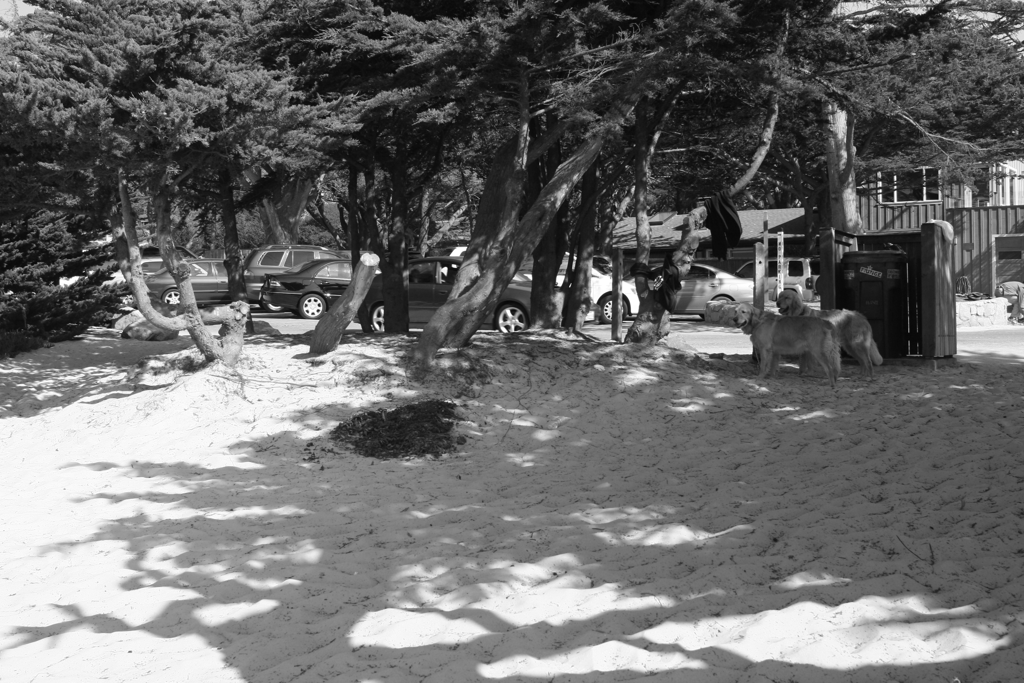
#> input picture data/carmel/carmel-00.png, 1024 x 683 px
$ jupyter execute report.ipynb
#> lines starting #> are read from the running program, lines starting #| are printed output that depends on the picture
### assignment_code.py
import numpy as np
import cv2
from pprint import pprint
from scipy import ndimage
from skimage.feature import corner_peaks
from sklearn.metrics import pairwise_distances
import matplotlib.pyplot as plt
from imutils import paths
from scipy import signal

# 1
def imfilter(I, filter)->np.ndarray:
    I_f = ndimage.filters.correlate(I, weights=filter, mode='constant')
    return I_f


def get_harris_points(I, k=0.05):

    # check image and convert to gray and normalize
    if len(I.shape) == 3 and I.shape[2] == 3:
        I = cv2.cvtColor(I, cv2.COLOR_BGR2GRAY)
    if I.max() > 1.0:
        I = I / 255.0

    # Step 1 calcualte Axx, Axy and Ayy

    # Step 1.1 calculate Ix, Iy
    # apply soble filter for quick calculation
    filter_x = np.array([[-1, 0, 1], [-2, 0, 2], [-1, 0, 1]]) / \
        8.0  # sobel filter for x derivative
    filter_y = np.array([[1, 2, 1], [0, 0, 0], [-1, -2, -1]]) / \
        8.0  # sobel filter for y derivative

    Ix = imfilter(I, filter_x)
    Iy = imfilter(I, filter_y)
    Ixx = Ix * Ix
    Iyy = Iy * Iy
    Ixy = Ix * Iy

    window = np.ones((3, 3))

    Axx = imfilter(Ixx, window)
    Axy = imfilter(Ixy, window)
    Ayy = imfilter(Iyy, window)

    # Step 2 calculate response
    # determinant
    detA = Axx * Ayy - Axy ** 2
    # trace
    traceA = Axx + Ayy
    # response
    response = detA - k * traceA ** 2

    # step 3. Get points location(x,y)
    points = corner_peaks(response,min_distance=4)
    # points = get_coordinate(response,I.shape)

    return points

# [24 lines left out: function get_coordinate, not called in this run]

def display_corner_points(org_img:np.ndarray, points, output_name):
    bool_arr = np.zeros(org_img.shape[:2],dtype=np.int8)
    bool_arr = np.bool8(bool_arr)

    # pprint(bool_arr)
    for (x,y) in points:
        bool_arr[x,y] = True

    # pprint(bool_arr)
    org_img[bool_arr]=[0,0,255]
    cv2.imwrite(output_name, org_img)

# [311 lines left out: functions BF_match_orb, BF_match_sift, knn_match, get_pre_points, get_new_points, feature_match_by_tracking and 2 more, not called in this run]


#3


# [2 lines that do not run on import are left out]

### report.ipynb
# Q1. (40 points) Feature extraction and matching

   (use the images from https://sourceforge.net/projects/adobedatasets.adobe/files/adobe_panoramas.tgz/download)
    a. (10 points) Select and implement one of the point feature detectors we have explained or use other methods you learned about. (Make sure to implement the feature detector yourself). Explain your selected detector and show the results.
    b. (20 points) Implement a simple feature matching by using two feature descriptors of your choice (you can use the available feature descriptors in OpenCV or Matlab). Compare the two feature descriptors and the matching results on a few different images.
    c. (10 points) Instead of finding feature points independently in multiple images and then matching them, find features in the first image of a video or image sequence and then re-locate the corresponding points in the next frames using search and gradient descent (Shi and Tomasi 1994). When the number of tracked points drops below a threshold or new regions in the image become visible, find additional points to track.

## a.  Harris Corner Point detection

The feature I implemented is Harris corner point. The defail info can be found at [wikipedia](https://en.wikipedia.org/wiki/Corner_detection#The_Harris_&_Stephens_/_Shi%E2%80%93Tomasi_corner_detection_algorithms)

The key function is `get_harris_points`, the detail code can be found in assignment_code.py ane extra function `display_corner_points` is written for display finding point on image as red point.

Python code
```python
def get_harris_points(I, k=0.05):

    # check image and convert to gray and normalize
    if len(I.shape) == 3 and I.shape[2] == 3:
        I = cv2.cvtColor(I, cv2.COLOR_BGR2GRAY)
    if I.max() > 1.0:
        I = I / 255.0

    # Step 1 calcualte Axx, Axy and Ayy

    # Step 1.1 calculate Ix, Iy
    # apply soble filter for quick calculation
    filter_x = np.array([[-1, 0, 1], [-2, 0, 2], [-1, 0, 1]]) / \
        8.0  # sobel filter for x derivative
    filter_y = np.array([[1, 2, 1], [0, 0, 0], [-1, -2, -1]]) / \
        8.0  # sobel filter for y derivative

    Ix = imfilter(I, filter_x)
    Iy = imfilter(I, filter_y)
    Ixx = Ix * Ix
    Iyy = Iy * Iy
    Ixy = Ix * Iy

    window = np.ones((3, 3))

    Axx = imfilter(Ixx, window)
    Axy = imfilter(Ixy, window)
    Ayy = imfilter(Iyy, window)

    # Step 2 calculate response
    # determinant
    detA = Axx * Ayy - Axy ** 2
    # trace
    traceA = Axx + Ayy
    # response
    response = detA - k * traceA ** 2

    # step 3. Get points location(x,y)
    points = corner_peaks(response,min_distance=4)
    # points = get_coordinate(response,I.shape)

    return points
```

[cell 1]
# showing result
import assignment_code as ac
import numpy as np
from pprint import pprint
import cv2
from skimage.feature import corner_peaks, corner_subpix
import matplotlib.pyplot as plt

image_name = "data/carmel/carmel-00.png"
# [4 lines of commented-out code are left out]


I = cv2.imread(image_name)
#> I is the input picture: shape (683, 1024, 3); min 3, max 255, mean 107.5
grey = cv2.cvtColor(I, cv2.COLOR_BGR2GRAY)
grey = grey / 255.0
points = ac.get_harris_points(grey)
#> in get_harris_points, `Ixx = Ix * Ix`:
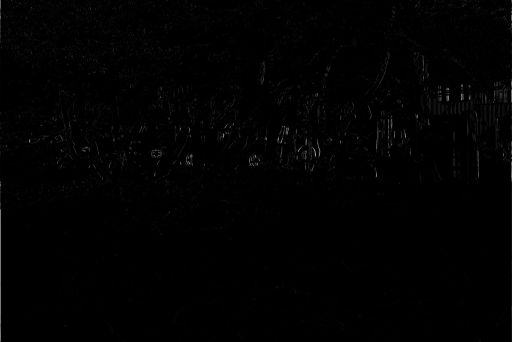
#> Ixx: shape (683, 1024) float64 (shown at 1/2 size); min 0, max 0.239, mean 0.0016; drawn with min black and max white
#> in get_harris_points, `Iyy = Iy * Iy`:
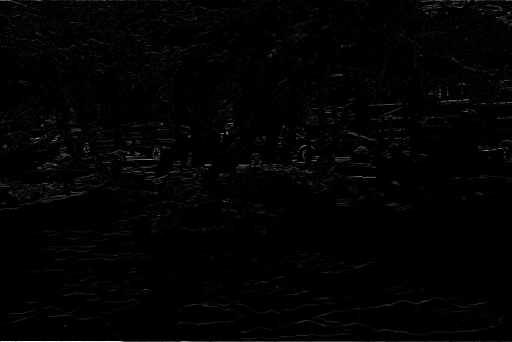
#> Iyy: shape (683, 1024) float64 (shown at 1/2 size); min 0, max 0.235, mean 0.00265; drawn with min black and max white
#> in imfilter (call 4), `I_f = ndimage.filters.correlate(I, weights=filter, mode='constant')`:
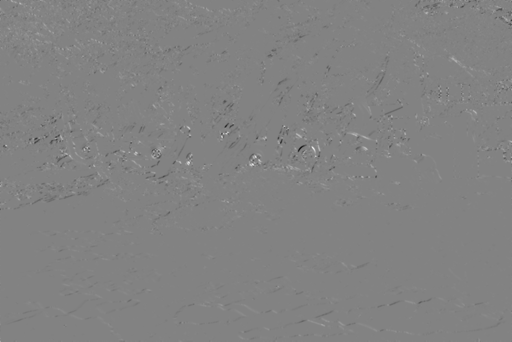
#> I_f: shape (683, 1024) float64 (shown at 1/2 size); min -0.505, max 0.48, mean -0.000419; drawn with min black and max white
#> in get_harris_points, `traceA = Axx + Ayy`:
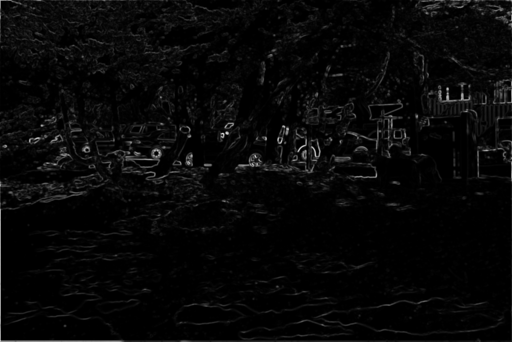
#> traceA: shape (683, 1024) float64 (shown at 1/2 size); min 0, max 1.18, mean 0.0371; drawn with min black and max white
#> in get_harris_points, `response = detA - k * traceA ** 2`:
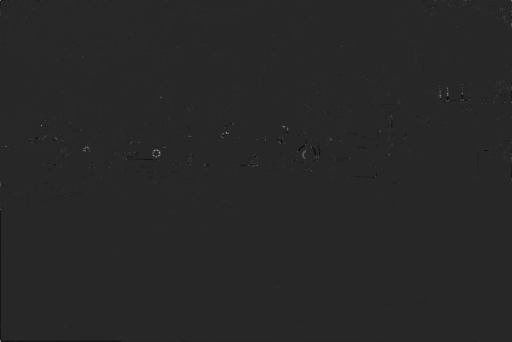
#> response: shape (683, 1024) float64 (shown at 1/2 size); min -0.049, max 0.266, mean 8.37e-05; drawn with min black and max white
#> in get_harris_points, `points = corner_peaks(response,min_distance=4)`: points = 5144 pairs, first value 4 to 678, second value 4 to 1019
output_name = f"./output/a_harris_output.jpg"
ac.display_corner_points(I,points,output_name)
#> the loop in display_corner_points, `for (x,y) in points:` made 5144 passes
#> (x, y) on passes 1 to 3: (265, 452), (305, 319), (300, 314)
#> after the loop in display_corner_points, `for (x,y) in points:`:
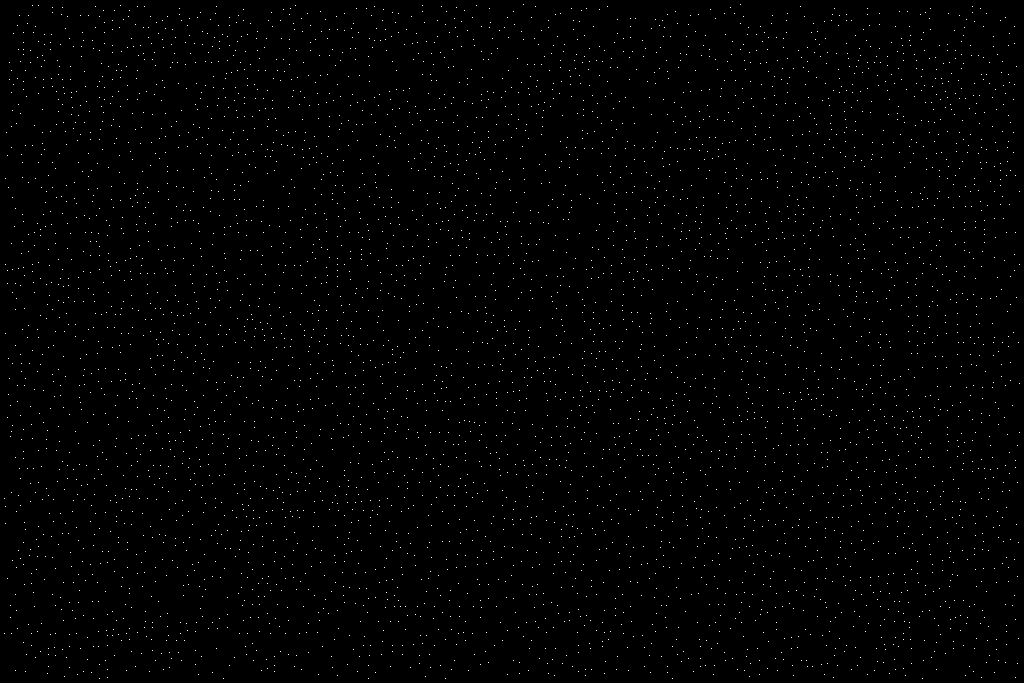
#> bool_arr: shape (683, 1024) bool; 0.74% white in thin lines or dots
image2 = cv2.imread(output_name,cv2.IMREAD_GRAYSCALE)

# [7 lines of commented-out code are left out]

Disply Result

The harris point is marked to red color

Original Image

Image with Harris Points

## B. Feature Matching
Implement a simple feature matching by using two feature descriptors of your choice (you can use the available feature descriptors in OpenCV or Matlab). Compare the two feature descriptors and the matching results on a few different images.

$ run again, with data/carmel/carmel-01.png copied over data/carmel/carmel-00.png
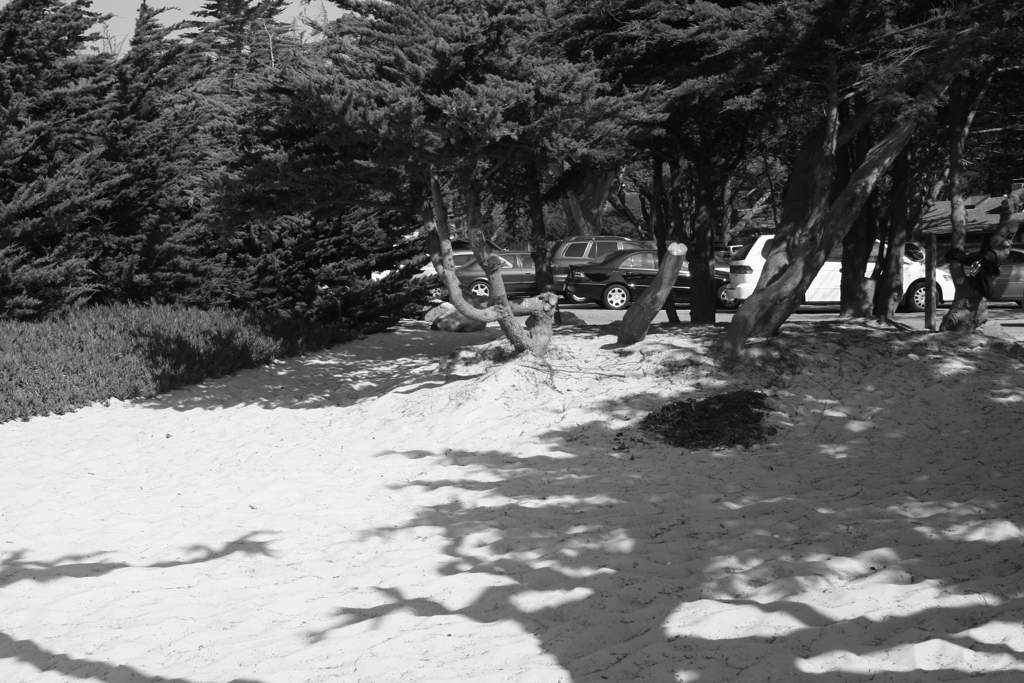
#> input picture data/carmel/carmel-01.png, 1024 x 683 px
#> I is the input picture: shape (683, 1024, 3); min 4, max 255, mean 105.7
#> in imfilter (call 2), `I_f = ndimage.filters.correlate(I, weights=filter, mode='constant')`:
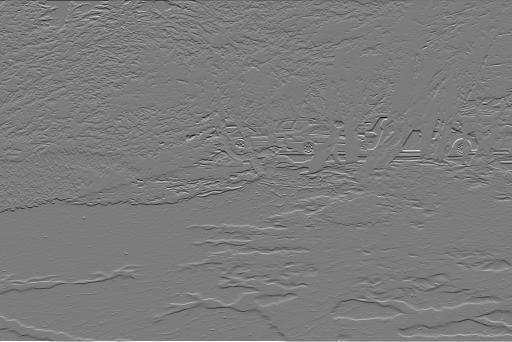
#> I_f: shape (683, 1024) float64 (shown at 1/2 size); min -0.444, max 0.466, mean -0.000217; drawn with min black and max white
#> in get_harris_points, `points = corner_peaks(response,min_distance=4)`: points = 5151 pairs, first value 4 to 678, second value 4 to 1019
#> the loop in display_corner_points, `for (x,y) in points:` made 5151 passes
#> (x, y) on passes 1 to 3: (244, 885), (240, 876), (300, 806)
#> after the loop in display_corner_points, `for (x,y) in points:`:
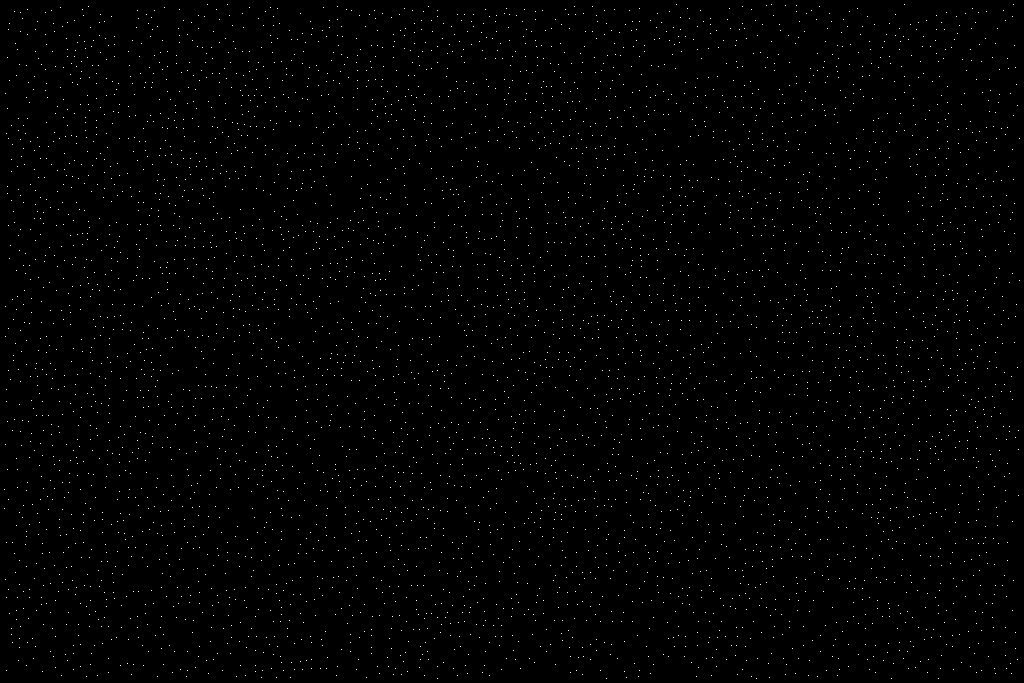
#> bool_arr: shape (683, 1024) bool; 0.74% white in thin lines or dots

$ run again, with data/carmel/carmel-02.png copied over data/carmel/carmel-00.png
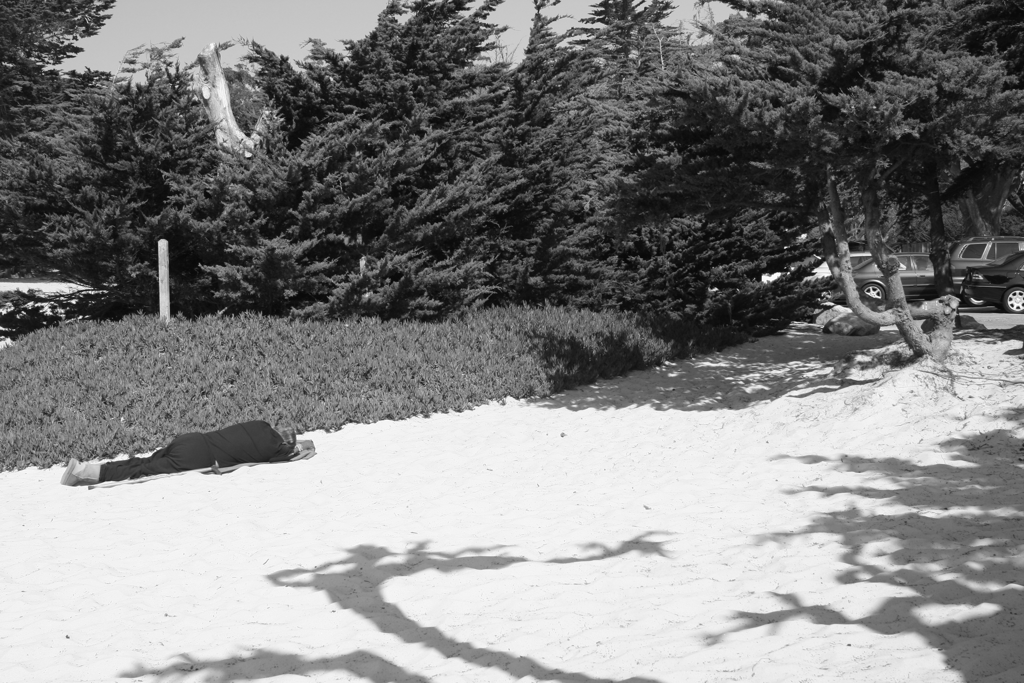
#> input picture data/carmel/carmel-02.png, 1024 x 683 px
#> I is the input picture: shape (683, 1024, 3); min 7, max 255, mean 130.8
#> in imfilter (call 4), `I_f = ndimage.filters.correlate(I, weights=filter, mode='constant')`:
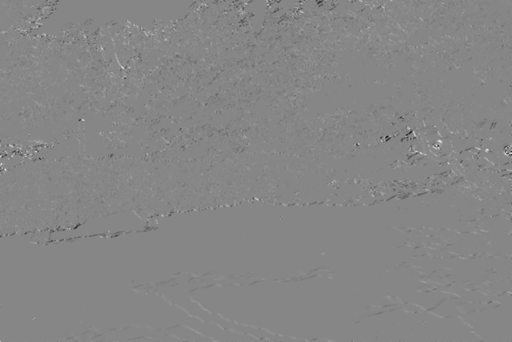
#> I_f: shape (683, 1024) float64 (shown at 1/2 size); min -0.372, max 0.333, mean -0.000517; drawn with min black and max white
#> in get_harris_points, `points = corner_peaks(response,min_distance=4)`: points = 5323 pairs, first value 4 to 678, second value 4 to 1019
#> the loop in display_corner_points, `for (x,y) in points:` made 5323 passes
#> (x, y) on passes 1 to 3: (305, 1012), (307, 1018), (247, 785)
#> after the loop in display_corner_points, `for (x,y) in points:`:
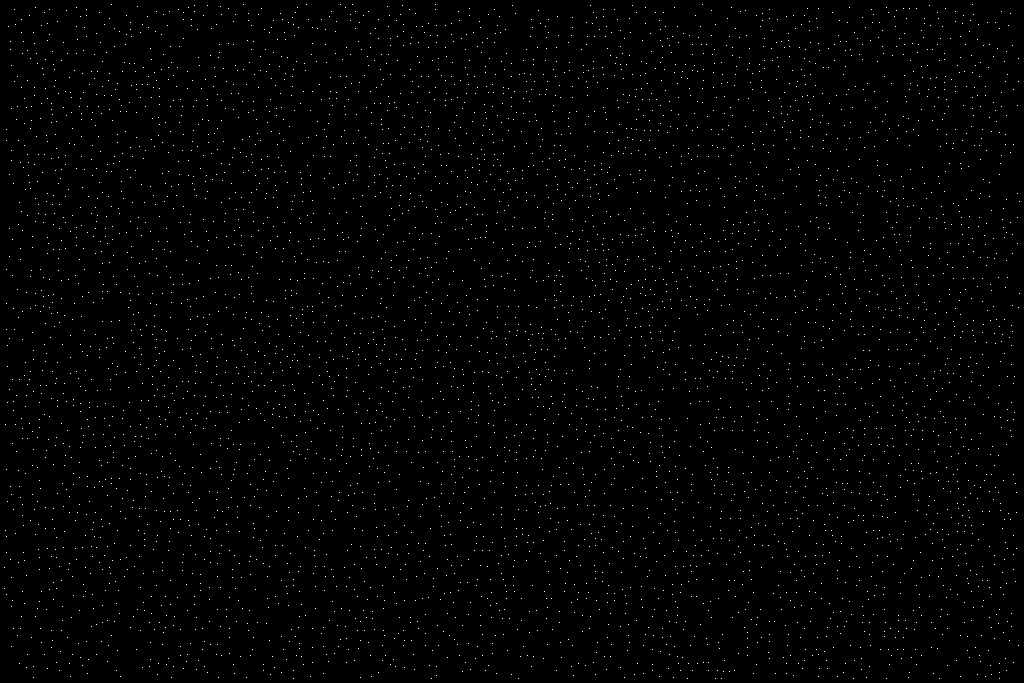
#> bool_arr: shape (683, 1024) bool; 0.76% white in thin lines or dots
